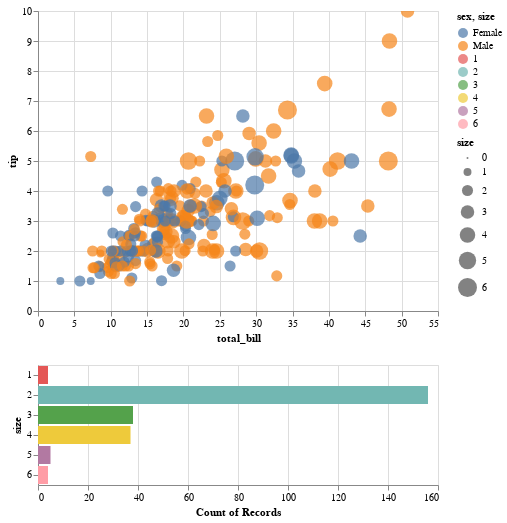

Source (notebook cell):
### Code cell
int_tips & bars

### Figure 1 — Vega-Lite specification as saved in the notebook (floating-point values rounded to 4 significant figures; data arrays with more than 128 entries replaced by an {"elided": "..."} marker saying what was removed)
{"config": {"view": {"continuousWidth": 400, "continuousHeight": 300}}, "vconcat": [{"mark": {"type": "circle", "filled": true}, "encoding": {"color": {"type": "nominal", "field": "sex"}, "opacity": {"value": 0.7}, "size": {"type": "quantitative", "field": "size"}, "tooltip": [{"type": "nominal", "field": "day"}, {"type": "quantitative", "field": "total_bill"}, {"type": "quantitative", "field": "tip"}, {"type": "nominal", "field": "smoker"}, {"type": "nominal", "field": "time"}, {"type": "quantitative", "field": "size"}, {"type": "nominal", "field": "sex"}], "x": {"type": "quantitative", "field": "total_bill"}, "y": {"type": "quantitative", "field": "tip"}}, "selection": {"selector008": {"type": "interval", "bind": "scales", "encodings": ["x", "y"]}}}, {"mark": "bar", "encoding": {"color": {"type": "nominal", "field": "size"}, "x": {"type": "quantitative", "aggregate": "count", "field": "size"}, "y": {"type": "nominal", "field": "size"}}}], "data": {"name": "data-362d1a3aede62850ce7cd49b1d5f5d1d"}, "$schema": "https://vega.github.io/schema/vega-lite/v4.8.1.json", "datasets": {"data-362d1a3aede62850ce7cd49b1d5f5d1d": {"elided": "244 records"}}}
